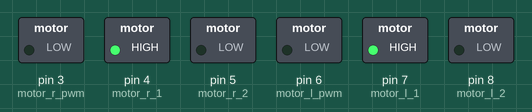
This sketch was run on a simulated Arduino Uno, built with avr-gcc and run on an emulated ATmega328P. On the bench: switched loads named in the sketch (green lamp = pin HIGH).

Above: at 0.1 s.
Timing chart, 0 to 1.6 s (numbered marks = the images above):
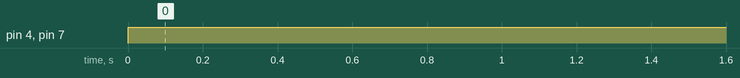

Measured:
- by itself, pin 4 (motor_r_1), pin 7 (motor_l_1): LOW → HIGH at 0.00 s

The sketch:

Robot_hardware.ino
```cpp
#include <SPI.h>
byte dataToReceive[4];
byte dataToSend[] = {0x00, 0x00, 0x00, 0x00};
volatile byte index = 0;
volatile int pwm_r = 0;
volatile int pwm_l = 0;

#define motor_l_pwm 6
#define motor_r_pwm 3
#define motor_l_1   7
#define motor_l_2   8
#define motor_r_1   4
#define motor_r_2   5

void setup() {
  SPI_SetUp();
  setupMotors();
}

void loop() {
  // put your main code here, to run repeatedly:
  if(pwm_l >= 0){
    digitalWrite(motor_l_1, HIGH);
    digitalWrite(motor_l_2, LOW);
    analogWrite(motor_l_pwm,pwm_l);
  }else{
    digitalWrite(motor_l_1, LOW);
    digitalWrite(motor_l_2, HIGH);
    analogWrite(motor_l_pwm,abs(pwm_l));
  }
  if(pwm_r >= 0){
    digitalWrite(motor_r_1, HIGH);
    digitalWrite(motor_r_2, LOW);
    analogWrite(motor_r_pwm,pwm_r);
  }else{
    digitalWrite(motor_r_1, LOW);
    digitalWrite(motor_r_2, HIGH);
    analogWrite(motor_r_pwm,abs(pwm_r));
  }
}

// SPI interrupt routine
ISR (SPI_STC_vect){
  uint8_t oldsrg = SREG;
  cli();
  SPDR = dataToSend[index]; // Load the SPI data register with data to shift out
  dataToReceive[index++] = SPDR;
  if(index == 4){
    index=0;
    pwm_r = (int16_t)((dataToReceive[0]<<8) | dataToReceive[1]);
    pwm_l = (int16_t)((dataToReceive[2]<<8) | dataToReceive[3]);
  }
  SREG = oldsrg;
}

void SPI_SetUp(){
  SPCR |= bit(SPE);//Enable SPI
  pinMode(MISO, OUTPUT);//Make MISO pin as OUTPUT
  SPI.attachInterrupt();//Attach SPI interrupt
}
void setupMotors(){
  pinMode(motor_l_pwm, OUTPUT);
  pinMode(motor_r_pwm, OUTPUT);
  pinMode(motor_l_1, OUTPUT);
  pinMode(motor_l_2, OUTPUT);
  pinMode(motor_r_1, OUTPUT);
  pinMode(motor_r_2, OUTPUT);
}
```
